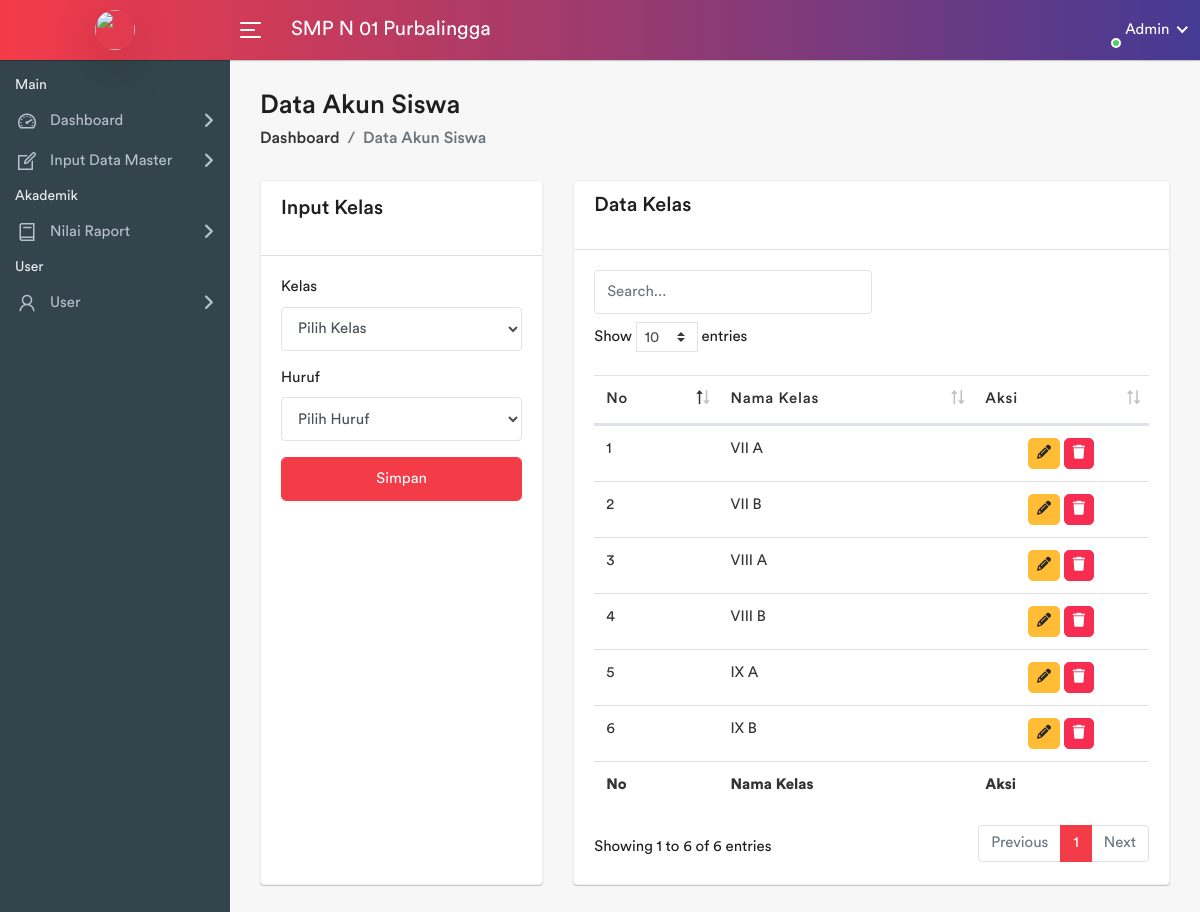
The page /pages/kelas/index.php (signed in) on the database its author committed.
### tables this page shows
CREATE TABLE `sekolah` (
  `sekolah_id` int(11) NOT NULL,
  `nama_sekolah` varchar(100) NOT NULL,
  `npsn` varchar(10) NOT NULL,
  `jenjang` varchar(10) NOT NULL,
  `status` varchar(10) NOT NULL,
  `alamat_sekolah` varchar(255) DEFAULT NULL,
  `tahun_berdiri` int(11) DEFAULT NULL,
  `akreditasi` varchar(10) DEFAULT NULL,
  `kepala_sekolah` varchar(100) DEFAULT NULL,
  `telepon_sekolah` varchar(15) DEFAULT NULL,
  `email_sekolah` varchar(50) DEFAULT NULL,
  `website_sekolah` varchar(100) DEFAULT NULL,
  `gambar` varchar(255) NOT NULL
);

CREATE TABLE `kelas` (
  `kelas_id` int(11) NOT NULL,
  `nama_kelas` varchar(10) NOT NULL
);

### pages/kelas/index.php (the view, shortened to what this page needs)
<?php
    require_once '../template/header.php';
    require_once '../template/sidebar.php';
?>
<div class="page-wrapper">
    <div class="content container-fluid">
        <div class="page-header">
            <div class="row">
                <div class="col-sm-12">
                    <h3 class="page-title">Data Akun Siswa</h3>
                    <ul class="breadcrumb">
                        <li class="breadcrumb-item"><a href="../../<?=$_SESSION['mainurl']?>">Dashboard</a></li>
                        <li class="breadcrumb-item active">Data Akun Siswa</li>
                    </ul>
                </div>
            </div>
        </div>
        <div class="row">
            <div class="col-sm-4 d-flex">
                <div class="card flex-fill">
                    <div class="card-header">
                        <div class="card-title">Input Kelas</div>
                    </div>
                    <div class="card-body">
                        <form action="" method="POST">
                            <div class="form-group">
                                <label for="kelas">Kelas</label>
                                <select name="kelas" id="kelas" class="form-control" required>
                                    <option value="">Pilih Kelas</option>
                                </select>
                            </div>
                            <div class="form-group">
                                <label for="huruf">Huruf</label>
                                <select name="huruf" id="huruf" class="form-control" required>
                                    <option value="">Pilih Huruf</option>
                                </select>
                            </div>
                            <div class="form-group">
                                <input id="submit" class="btn btn-primary form-control" type="submit" name="submit"
                                    value="Simpan">
                            </div>
                        </form>
                    </div>
                </div>
            </div>
            <div class="col-sm-8">
                <div class="card flex-fill">
                    <div class="card-header d-flex justify-content-between">
                        <h5 class="card-title">Data Kelas</h5>
                    </div>
                    <div class="card-body">
                        <input type="text" id="searchInput" placeholder="Search..." class="form-control col-6 mb-2">
                        <div class="table-responsive">
                            <table class="datatable table table-stripped mb-0">
                                <div class="table-responsive">
                                    <thead>
                                        <tr>
                                            <th>No</th>
                                            <th>Nama Kelas</th>
                                            <th>Aksi</th>
                                        </tr>
                                    </thead>
                                    <tfoot>
                                        <tr>
                                            <th>No</th>
                                            <th>Nama Kelas</th>
                                            <th>Aksi</th>
                                        </tr>
                                    </tfoot>
                                    <tbody>
                                        <?php
                                        $query = "SELECT * FROM kelas";
                                        $result = mysqli_query($koneksi, $query);
                                        $no = 1;
                                        while ($row = mysqli_fetch_assoc($result)) {
                                        ?>
                                        <tr>
                                            <td><?= $no++ ?></td>
                                            <td><?= $row['nama_kelas'] ?></td>
                                            <td class="text-center">
                                                <button type="button" class="btn btn-warning btn-sm" data-toggle="modal"
                                                    data-target="#editModal<?= $row['kelas_id'] ?>"><i
                                                        class="fa fa-pencil"></i></button>
                                                <button type="button" class="btn btn-danger btn-sm" data-toggle="modal"
                                                    data-target="#deleteModal<?= $row['kelas_id'] ?>"><i
                                                        class="fa fa-trash"></i></button>
                                            </td>
                                        </tr>
                                        <?php
                                        }
                                        ?>
                                    </tbody>
                                </div>
                            </table>
                        </div>
                    </div>
                </div>
            </div>
        </div>
    </div>
</div>
<?php
    require_once '../template/footer.php';

### pages/template/sidebar-admin.php (shortened to what this page needs)
<body>
    <div class="main-wrapper">
        <div class="header">
            <div class="header-left">
                <a href="../../<?=$_SESSION['mainurl']?>" class="logo">
                    <img src="<?=$_SESSION['foto']?>" width="40" height="40" alt="" class="rounded-circle shadow-lg">
                </a>
            </div>
            <a id="toggle_btn" href="javascript:void(0);">
                <span class="bar-icon">
                    <span></span>
                    <span></span>
                    <span></span>
                </span>
            </a>
            <?php
        $query = "SELECT nama_sekolah FROM sekolah";
        $result = mysqli_query($koneksi, $query);
        $data = mysqli_fetch_assoc($result);
        ?>
            <div class="page-title-box">
                <h3><?=$data['nama_sekolah']?></h3>
            </div>
            <ul class="nav user-menu">
                <li class="nav-item dropdown has-arrow main-drop">
                    <a href="#" class="dropdown-toggle nav-link" data-toggle="dropdown">
                        <span class="user-img"><img src="<?=$_SESSION['foto']?>" alt="">
                            <span class="status online"></span>
                        </span>
                        <span>Admin</span>
                    </a>
                </li>
            </ul>
        </div>
        <div class="sidebar" id="sidebar">
            <div class="sidebar-inner slimscroll">
                <div id="sidebar-menu" class="sidebar-menu">
                    <ul>
                        <li class="menu-title">
                            <span>Main</span>
                        </li>
                        <li class="submenu">
                            <a href="#"><i class="la la-dashboard"></i> <span> Dashboard</span> <span
                                    class="menu-arrow"></span></a>
                        </li>
                        <li class="submenu">
                            <a href="#"><i class="la la-edit"></i> <span> Input Data Master</span> <span
                                    class="menu-arrow"></span></a>
                        </li>
                        <li class="menu-title">
                            <span>Akademik</span>
                        </li>
                        <li class="submenu">
                            <a href="#"><i class="la la-book"></i> <span> Nilai Raport</span> <span
                                    class="menu-arrow"></span></a>
                        </li>
                        <li class="menu-title">
                            <span>User</span>
                        </li>
                        <li class="submenu">
                            <a href="#"><i class="la la-user"></i> <span> User </span> <span
                                    class="menu-arrow"></span></a>
                        </li>
                    </ul>
                </div>
            </div>
        </div>

### rows shown on the page
sekolah: nama_sekolah "SMP N 01 Purbalingga"
kelas: nama_kelas "VII A"
kelas: nama_kelas "VII B"
kelas: nama_kelas "VIII A"
kelas: nama_kelas "VIII B"
kelas: nama_kelas "IX A"
kelas: nama_kelas "IX B"
